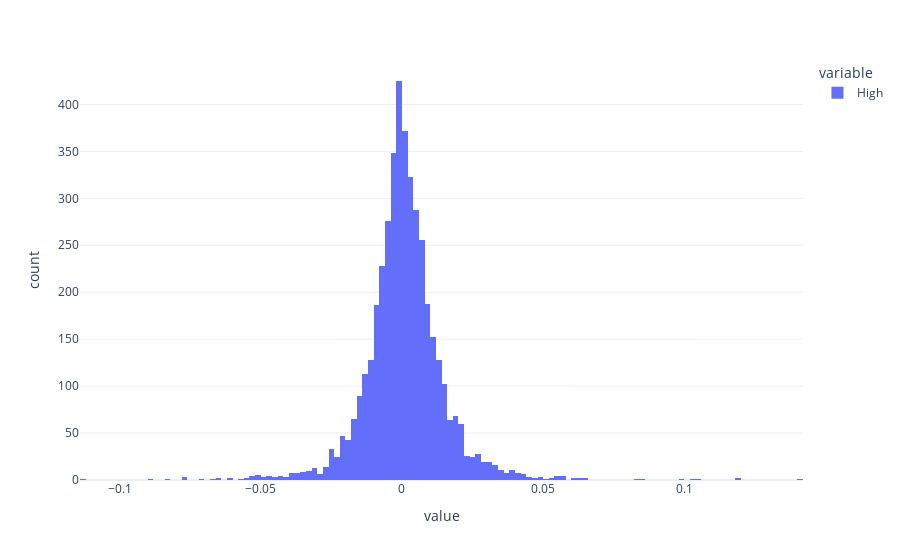

Here is the notebook cell this chart was saved with:
### Code cell
df.High.hist(bins=200)

### Figure 1 — Plotly figure (JSON) as saved in the notebook; plotly's stock layout.template omitted (floating-point values rounded to 4 significant figures; data arrays with more than 128 entries replaced by an {"elided": "..."} marker saying what was removed)
{"data": [{"alignmentgroup": "True", "bingroup": "x", "hovertemplate": "variable=High<br>value=%{x}<br>count=%{y}<extra></extra>", "legendgroup": "High", "marker": {"color": "#636efa", "pattern": {"shape": ""}}, "name": "High", "offsetgroup": "High", "orientation": "v", "showlegend": true, "type": "histogram", "x": {"elided": "4321 float values"}, "xaxis": "x", "yaxis": "y"}], "layout": {"barmode": "relative", "legend": {"title": {"text": "variable"}, "tracegroupgap": 0}, "margin": {"t": 60}, "xaxis": {"anchor": "y", "domain": [0, 1], "title": {"text": "value"}}, "yaxis": {"anchor": "x", "domain": [0, 1], "title": {"text": "count"}}}}
